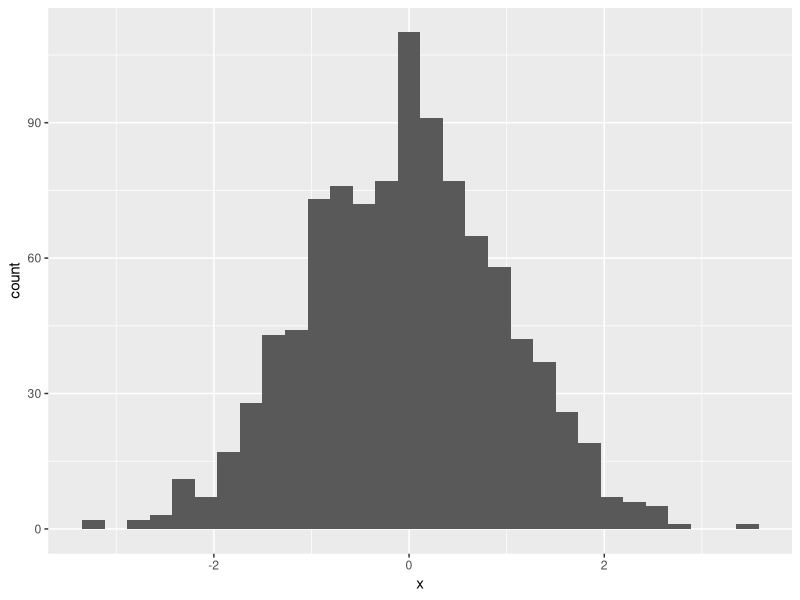
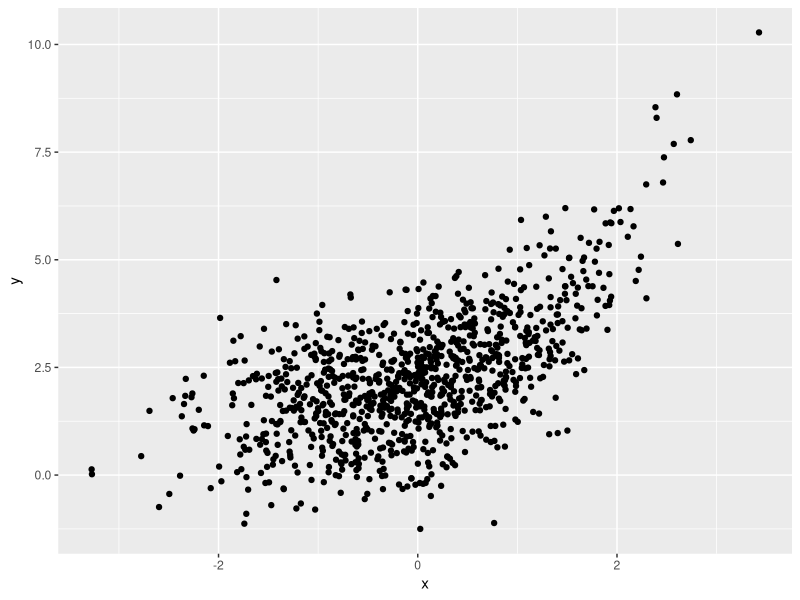

Here is the R script that generated these plots, in order:
### class 1
# Jiawen Zhao
# Intro to R
###############

library(tidyverse) 
# don't need to download everytime

x = 5^2+3

y = c(1,5,2,7,9)

k = x+y
k
x = 2
k
x = runif(n=20)
x
mean(x)

example_df = 
  tibble(
    var_num = 5:6,
    var_char = c("m", "y"),
    var_log = c(TRUE, FALSE),
    var_factor = factor(c("male", "female"))
  )

example_df
plot_df = 
  tibble(
    x = rnorm(1000),
    y = 1+2^x+rnorm(1000)
  )
plot_df

a = ggplot(plot_df,aes(x = x))+geom_histogram()
b = ggplot(plot_df,aes(x = x, y=y))+geom_point()


d = c(4, 13, 17, 19, 21, 29, 32, 42, 51, 120)
sd(d)/mean(d)
